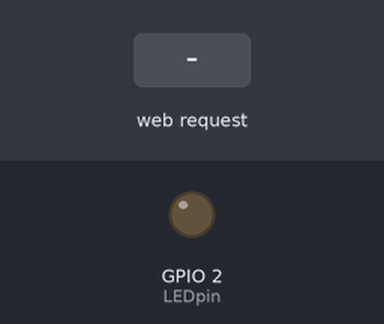
Bench run of a sketch on a simulated ESP8266 (NodeMCU). On the bench: output pins drawn as LEDs (lit = HIGH). Inputs (shaded band) come from the test bench. WiFi joins after 1.5 s; servers stay silent unless stated; what the sketch prints to the serial monitor is not drawn.

Above: at 2.7 s.
2.8 s: HTTP request GET /off received
At 3.6 s:
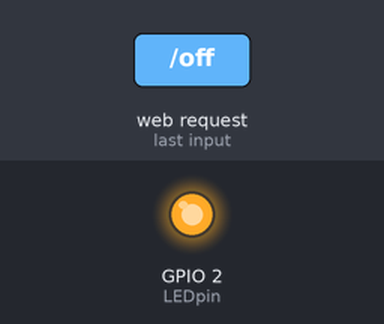
4.3 s: HTTP request GET /on received
At 4.8 s:
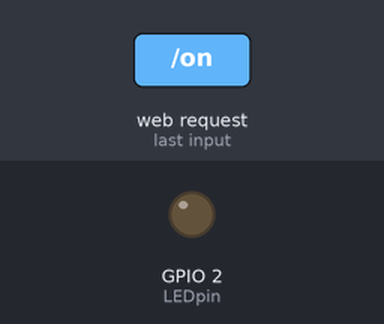
Timing chart, 0 to 7.3 s (numbered marks = the images above; inputs shaded):
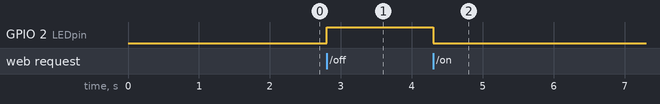

Measured:
- after the input at 2.8 s, GPIO 2 (LEDpin): LOW → HIGH at once
- after the input at 4.3 s, GPIO 2 (LEDpin): HIGH → LOW at once

The sketch:

waitingResponseWebServer.ino
```cpp
#include <ESP8266WiFi.h>

const char SSID[] = "myssid";
const char WiFiPassword[] = "mypassword";


const byte LEDpin = LED_BUILTIN;
int ledStatus = LOW;

WiFiServer server(80);
WiFiClient client;

void setup() {
  Serial.begin(115200);
  Serial.print(F("\n\n\n\n"));
  Serial.print(F("Web Server Test:"));

  pinMode(LEDpin, OUTPUT);
  digitalWrite(LEDpin, ledStatus);

  // Connect to WiFi network
  Serial.println();
  Serial.println();
  Serial.print(F("Connecting to "));
  Serial.println(SSID);
  WiFi.begin(SSID, WiFiPassword);

  while (WiFi.status() != WL_CONNECTED) {
    delay(500);
    Serial.print(".");
  }
  Serial.println();
  Serial.println(F("WiFi connected"));

  // Start the server
  server.begin();
  Serial.println(F("Server started"));

  // Print the IP address
  Serial.print(F("Web server IP address: "));
  Serial.println(WiFi.localIP());
}

void loop() {
  if (!client) {  //no client is currently connected
    client = server.available();  //check if there is a client available
  }
  if (client && client.available()) {  //there is a client connected and there is data available
    HTMLrequestHandler();
    sendHTMLresponse();
  }
}


void HTMLrequestHandler() {
  // Read the first line of the request
  String req = client.readStringUntil('\r');
  Serial.println(req);
  client.flush();

  // Match the request
  if (req.indexOf("/off") != -1) {
    ledStatus = HIGH;
  }
  else if (req.indexOf("/on") != -1) {
    ledStatus = LOW;
  }
  digitalWrite(LEDpin, ledStatus);
  client.flush();
}


void sendHTMLresponse() {
  client.println("HTTP/1.1 200 OK");
  client.println("Content-type:text/html");
  client.println();
  client.print("The LED is ");
  if (ledStatus == HIGH) {
    client.print("off");
  }
  else {
    client.print("on");
  }
  client.println("<br>");
  client.println("<br>");
  client.println("Click <a href=\"/off\">here</a> turn the LED off<br>");
  client.println("Click <a href=\"/on\">here</a> turn the LED on<br>");
  client.println();
  client.stop();
}
```
